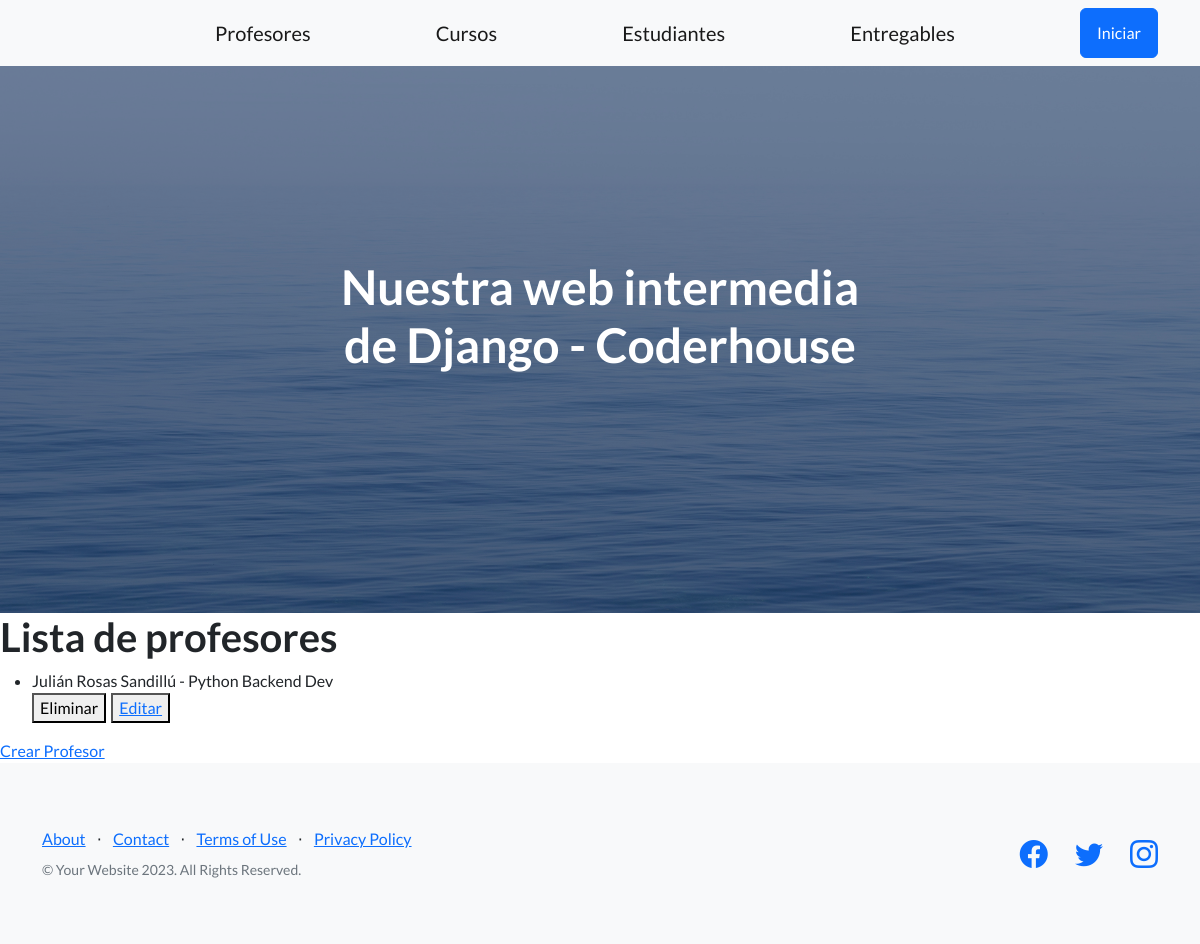
The page /Appdjango/l-profes on the database as committed earlier.
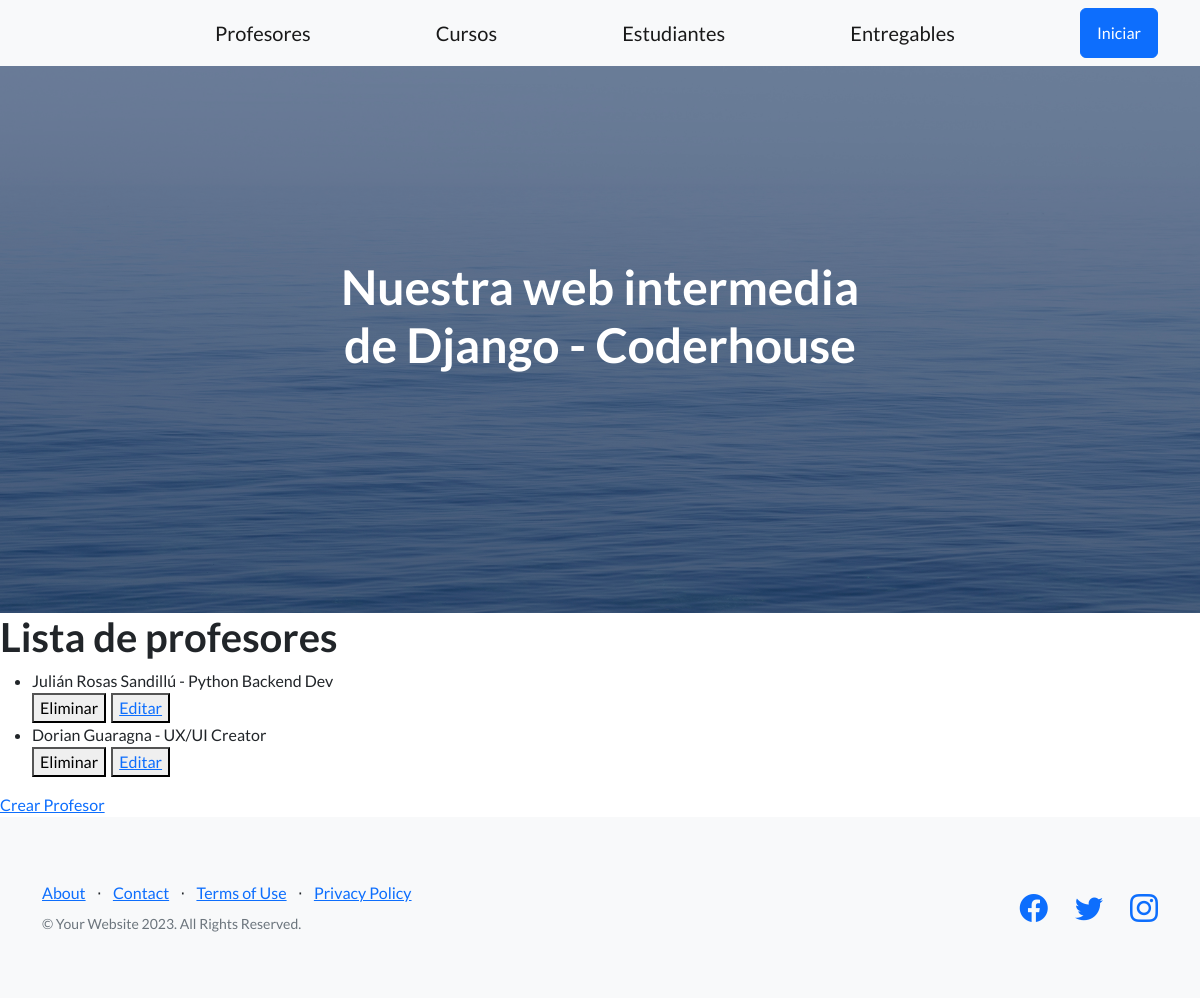
The same page on the database as committed later.
### AplicacionDjango/models.py (models this page shows)
class Profesor(models.Model):
    nombre = models.CharField(max_length=50)
    apellido = models.CharField(max_length=50)
    email = models.EmailField(max_length=254)
    profesion = models.CharField(max_length=50)
    cursos = models.ManyToManyField(Curso)
    def __str__(self):
        return f"{self.nombre} {self.apellido} - {self.profesion}"

### AplicacionDjango/views.py (the view)
# urls.py: path('l-profes', lista_profesores, name="ListaProfesores"),
def lista_profesores(request):
    profesores = Profesor.objects.all()
    return render(request, "leer_profesores.html", {"profesores": profesores})

### AplicacionDjango/templates/leer_profesores.html
{% extends 'base.html' %}
{% load static %}
{% block contenidoQCambia %}
    <h1>Lista de profesores</h1>
    <ul>
        {% for profesor in profesores %}
            <li>
                {{profesor}}
            </li>
            <div style="display: flex; column-gap: 5px;">
                <form action="{% url 'EliminarProfesor' profesor.id %}" method="POST">{% csrf_token %}
                    <button type="submit">Eliminar</button>
                </form>
                <button>
                    <a href="{% url 'EditarProfesor' profesor.id %}">Editar</a>
                </button>
            </div>
        {% endfor %}
    </ul>
    <a href="{% url 'ProfesoresFormulario' %}">Crear Profesor</a>
{% endblock contenidoQCambia %}

Rows that differ between the two databases and show on the page:
added Profesor: nombre+apellido+profesion "Dorian Guaragna - UX/UI Creator"
